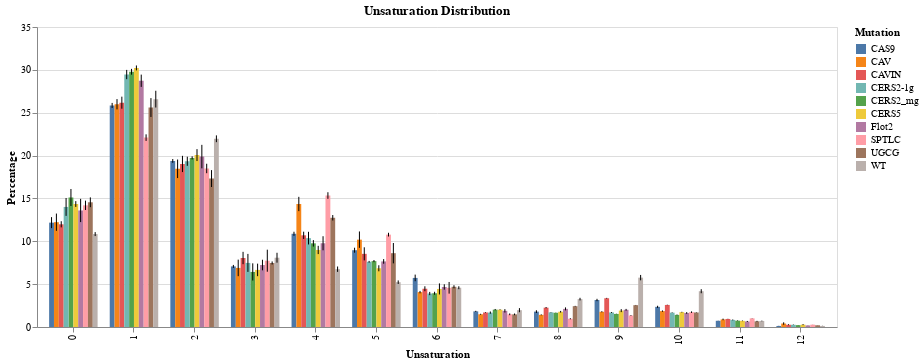

The notebook cell saved with this chart:
### Markdown cell above
# Grouped Bar Graph

### Code cell
# make grouped bar graph comparing unsaturation

# make selection for KO protein
click = alt.selection_point(fields=['Mutation'])

g = alt.Chart(u_long).mark_bar().encode(
    x='Unsaturation:O',
    xOffset='Mutation:N',
    y='mean(Percentage):Q',
    color=alt.condition(click, alt.Color('Mutation:N'), alt.value('lightgray')),
    tooltip=['Mutation', 'Unsaturation', 'mean(Percentage)']
).add_params(
    click
).properties(
    width=800,
    title='Unsaturation Distribution'
)

err = alt.Chart(u_long).mark_errorbar(extent='stdev').encode(
    x='Unsaturation:O',
    xOffset='Mutation:N',
    y='mean(Percentage):Q',
)

(g + err).configure(background='white')

### Figure 1 — Vega-Lite specification as saved in the notebook (floating-point values rounded to 4 significant figures; data arrays with more than 128 entries replaced by an {"elided": "..."} marker saying what was removed)
{"config": {"view": {"continuousWidth": 300, "continuousHeight": 300}, "background": "white"}, "layer": [{"mark": {"type": "bar"}, "encoding": {"color": {"condition": {"param": "param_2", "field": "Mutation", "type": "nominal"}, "value": "lightgray"}, "tooltip": [{"field": "Mutation", "type": "nominal"}, {"field": "Unsaturation", "type": "quantitative"}, {"aggregate": "mean", "field": "Percentage", "type": "quantitative"}], "x": {"field": "Unsaturation", "type": "ordinal"}, "xOffset": {"field": "Mutation", "type": "nominal"}, "y": {"aggregate": "mean", "field": "Percentage", "type": "quantitative"}}, "name": "view_12", "title": "Unsaturation Distribution"}, {"mark": {"type": "errorbar", "extent": "stdev"}, "encoding": {"x": {"field": "Unsaturation", "type": "ordinal"}, "xOffset": {"field": "Mutation", "type": "nominal"}, "y": {"aggregate": "mean", "field": "Percentage", "type": "quantitative"}}}], "data": {"name": "data-c37bc7d312342c81822b324175a530aa"}, "params": [{"name": "param_2", "select": {"type": "point", "fields": ["Mutation"]}, "views": ["view_12"]}], "width": 800, "$schema": "https://vega.github.io/schema/vega-lite/v5.8.0.json", "datasets": {"data-c37bc7d312342c81822b324175a530aa": {"elided": "520 records"}}}
